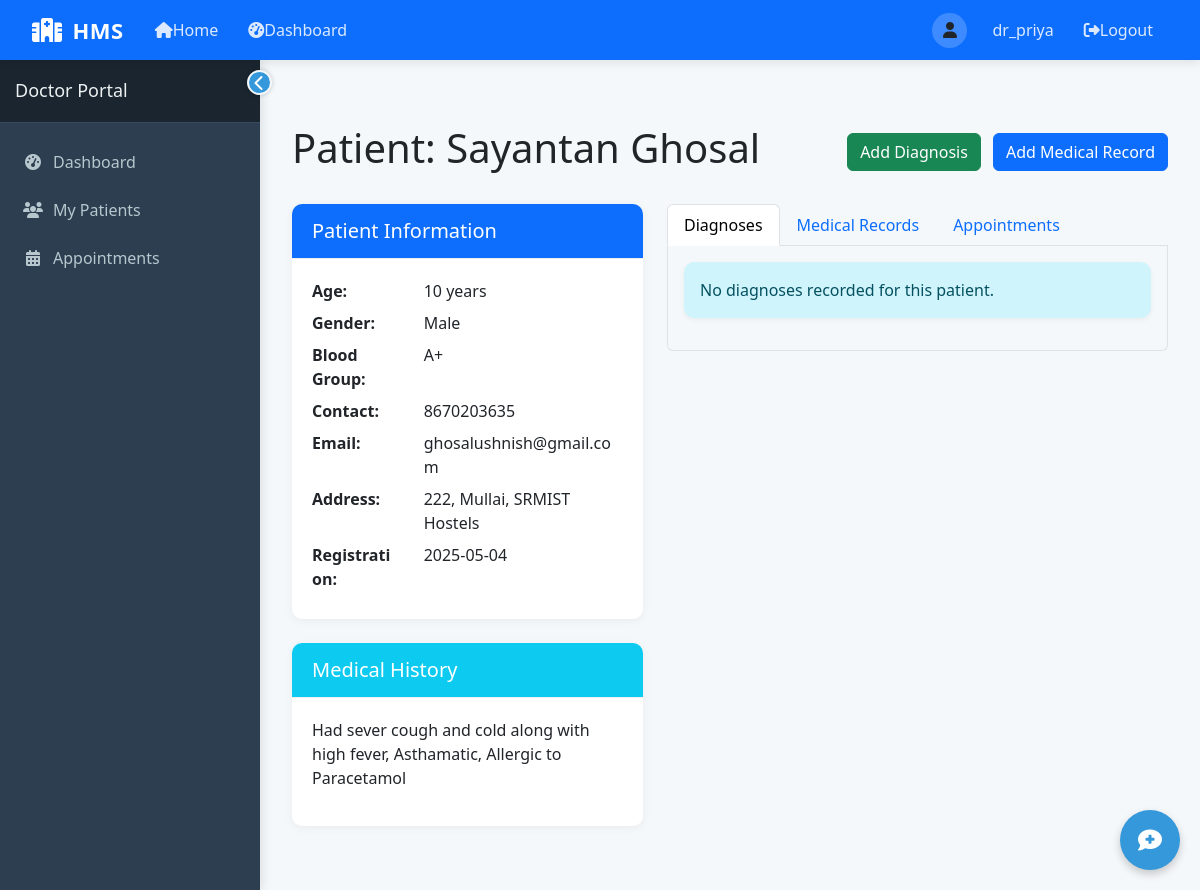
Screenshot of /doctor/patient/3 (signed in) with the database file from the repository.
### tables this page shows
CREATE TABLE Patient (
            PatientID INTEGER PRIMARY KEY AUTOINCREMENT,
            Name TEXT NOT NULL,
            Age INTEGER CHECK (Age > 0),
            Gender TEXT CHECK (Gender IN ('Male', 'Female', 'Other')),
            Password TEXT NOT NULL,
            ContactNumber TEXT,
            Email TEXT,
            Address TEXT,
            MedicalHistory TEXT,
            BloodGroup TEXT,
            AssignedDoctorID INTEGER,
            RegistrationDate DATE DEFAULT CURRENT_DATE,
            FOREIGN KEY (AssignedDoctorID) REFERENCES Doctor(DoctorID)
        );

### app.py (the view)
@app.route('/doctor/patient/<int:patient_id>')
def doctor_view_patient(patient_id):
    if 'user_id' not in session or session['user_type'] != 'doctor':
        return redirect(url_for('login'))
    doctor_id = session['user_id']
    current_date = datetime.now().strftime('%Y-%m-%d')  # Add current date
    conn = get_db_connection()
    relationship = conn.execute('''
    SELECT * FROM DoctorPatient
    WHERE DoctorID = ? AND PatientID = ?
    ''', (doctor_id, patient_id)).fetchone()
    if not relationship:
        conn.close()
        flash('Patient not found or not assigned to you', 'error')
        return redirect(url_for('doctor_patients'))
    patient = conn.execute('SELECT * FROM Patient WHERE PatientID = ?', (patient_id,)).fetchone()
    diagnoses = conn.execute('''
    SELECT * FROM Diagnosis
    WHERE PatientID = ? AND DiagnosedBy = ?
    ORDER BY Date DESC
    ''', (patient_id, doctor_id)).fetchall()
    medical_records = conn.execute('''
    SELECT * FROM MedicalRecord
    WHERE PatientID = ? AND PrescribedBy = ?
    ORDER BY RecordDate DESC
    ''', (patient_id, doctor_id)).fetchall()
    appointments = conn.execute('''
    SELECT * FROM Appointment
    WHERE PatientID = ? AND DoctorID = ?
    ORDER BY Date DESC, Time
    ''', (patient_id, doctor_id)).fetchall()
    conn.close()
    return render_template('doctor/patient_details.html',
                          patient=patient,
                          diagnoses=diagnoses,
                          medical_records=medical_records,
                          appointments=appointments,
                          current_date=current_date)  # Add current_date here

### app.py (called while the page is built)
def get_db_connection():
    conn = sqlite3.connect(DB_PATH)
    conn.row_factory = sqlite3.Row
    return conn

### templates/doctor/patient_details.html (shortened to what this page needs)
{% extends "layout.html" %}
{% block content %}
<div class="container-fluid py-4">
    <div class="d-flex justify-content-between align-items-center mb-4">
        <h1>Patient: {{ patient.Name }}</h1>
        <div>
            <a href="{{ url_for('doctor_add_diagnosis', patient_id=patient.PatientID) }}" class="btn btn-success me-2">Add Diagnosis</a>
            <a href="{{ url_for('doctor_add_medical_record', patient_id=patient.PatientID) }}" class="btn btn-primary">Add Medical Record</a>
        </div>
    </div>
    <div class="row">
        <div class="col-md-5">
            <div class="card mb-4">
                <div class="card-header bg-primary text-white">
                    <h5 class="mb-0">Patient Information</h5>
                </div>
                <div class="card-body">
                    <div class="row mb-2">
                        <div class="col-md-4"><strong>Age:</strong></div>
                        <div class="col-md-8">{{ patient.Age }} years</div>
                    </div>
                    <div class="row mb-2">
                        <div class="col-md-4"><strong>Gender:</strong></div>
                        <div class="col-md-8">{{ patient.Gender }}</div>
                    </div>
                    <div class="row mb-2">
                        <div class="col-md-4"><strong>Blood Group:</strong></div>
                        <div class="col-md-8">{{ patient.BloodGroup or 'Not Specified' }}</div>
                    </div>
                    <div class="row mb-2">
                        <div class="col-md-4"><strong>Contact:</strong></div>
                        <div class="col-md-8">{{ patient.ContactNumber }}</div>
                    </div>
                    <div class="row mb-2">
                        <div class="col-md-4"><strong>Email:</strong></div>
                        <div class="col-md-8">{{ patient.Email }}</div>
                    </div>
                    <div class="row mb-2">
                        <div class="col-md-4"><strong>Address:</strong></div>
                        <div class="col-md-8">{{ patient.Address }}</div>
                    </div>
                    <div class="row mb-2">
                        <div class="col-md-4"><strong>Registration:</strong></div>
                        <div class="col-md-8">{{ patient.RegistrationDate }}</div>
                    </div>
                </div>
            </div>
            <div class="card">
                <div class="card-header bg-info text-white">
                    <h5 class="mb-0">Medical History</h5>
                </div>
                <div class="card-body">
                    <p>{{ patient.MedicalHistory or 'No medical history recorded.' }}</p>
                </div>
            </div>
        </div>
        <div class="col-md-7">
            <ul class="nav nav-tabs" id="patientTabs" role="tablist">
                <li class="nav-item" role="presentation">
                    <button class="nav-link active" id="diagnoses-tab" data-bs-toggle="tab" data-bs-target="#diagnoses" type="button" role="tab" aria-controls="diagnoses" aria-selected="true">Diagnoses</button>
                </li>
                <li class="nav-item" role="presentation">
                    <button class="nav-link" id="medical-records-tab" data-bs-toggle="tab" data-bs-target="#medical-records" type="button" role="tab" aria-controls="medical-records" aria-selected="false">Medical Records</button>
                </li>
                <li class="nav-item" role="presentation">
                    <button class="nav-link" id="appointments-tab" data-bs-toggle="tab" data-bs-target="#appointments" type="button" role="tab" aria-controls="appointments" aria-selected="false">Appointments</button>
                </li>
            </ul>
            <div class="tab-content p-3 border border-top-0 rounded-bottom" id="patientTabsContent">
                <div class="tab-pane fade show active" id="diagnoses" role="tabpanel" aria-labelledby="diagnoses-tab">
                    {% if diagnoses %}
                        {% for diagnosis in diagnoses %}
                        <div class="card mb-3">
                            <div class="card-header d-flex justify-content-between align-items-center">
                                <h6 class="mb-0">Diagnosis on {{ diagnosis.Date }}</h6>
                            </div>
                            <div class="card-body">
                                <p><strong>Symptoms:</strong> {{ diagnosis.Symptoms }}</p>
                                <p><strong>Diagnosis:</strong> {{ diagnosis.Diagnosis }}</p>
                                {% if diagnosis.Notes %}
                                <p><strong>Notes:</strong> {{ diagnosis.Notes }}</p>
                                {% endif %}
                            </div>
                        </div>
                        {% endfor %}
                    {% else %}
                        <div class="alert alert-info">No diagnoses recorded for this patient.</div>
                    {% endif %}
                </div>
            </div>
        </div>
    </div>
</div>
{% endblock %}

### templates/layout.html (style rules this page uses)
body { font-family: 'Segoe UI', Tahoma, Geneva, Verdana, sans-serif; background-color: #f5f8fa; overflow-x: hidden; }
.card { border: none; border-radius: 10px; box-shadow: 0 2px 10px rgba(0, 0, 0, 0.05); margin-bottom: 20px; transition: transform 0.3s, box-shadow 0.3s; }
.card-header { background-color: #f8f9fa; border-bottom: 1px solid #eee; font-weight: 600; padding: 15px 20px; border-top-left-radius: 10px !important; border-top-right-radius: 10px !important; }
.card-body { padding: 20px; }
.alert { border-radius: 10px; border: none; box-shadow: 0 2px 5px rgba(0,0,0,0.05); }

### rows the page displays
Patient: Name "Sayantan Ghosal", Age "10", Gender "Male", BloodGroup "A+", ContactNumber "8670203635", Email "ghosalushnish@gmail.com", Address "222, Mullai, SRMIST Hostels", RegistrationDate "2025-05-04", MedicalHistory "Had sever cough and cold along with high fever, Asthamatic, Allergic to Paracetamol"

### other values shown
{{ session.get('username') }} "dr_priya"
